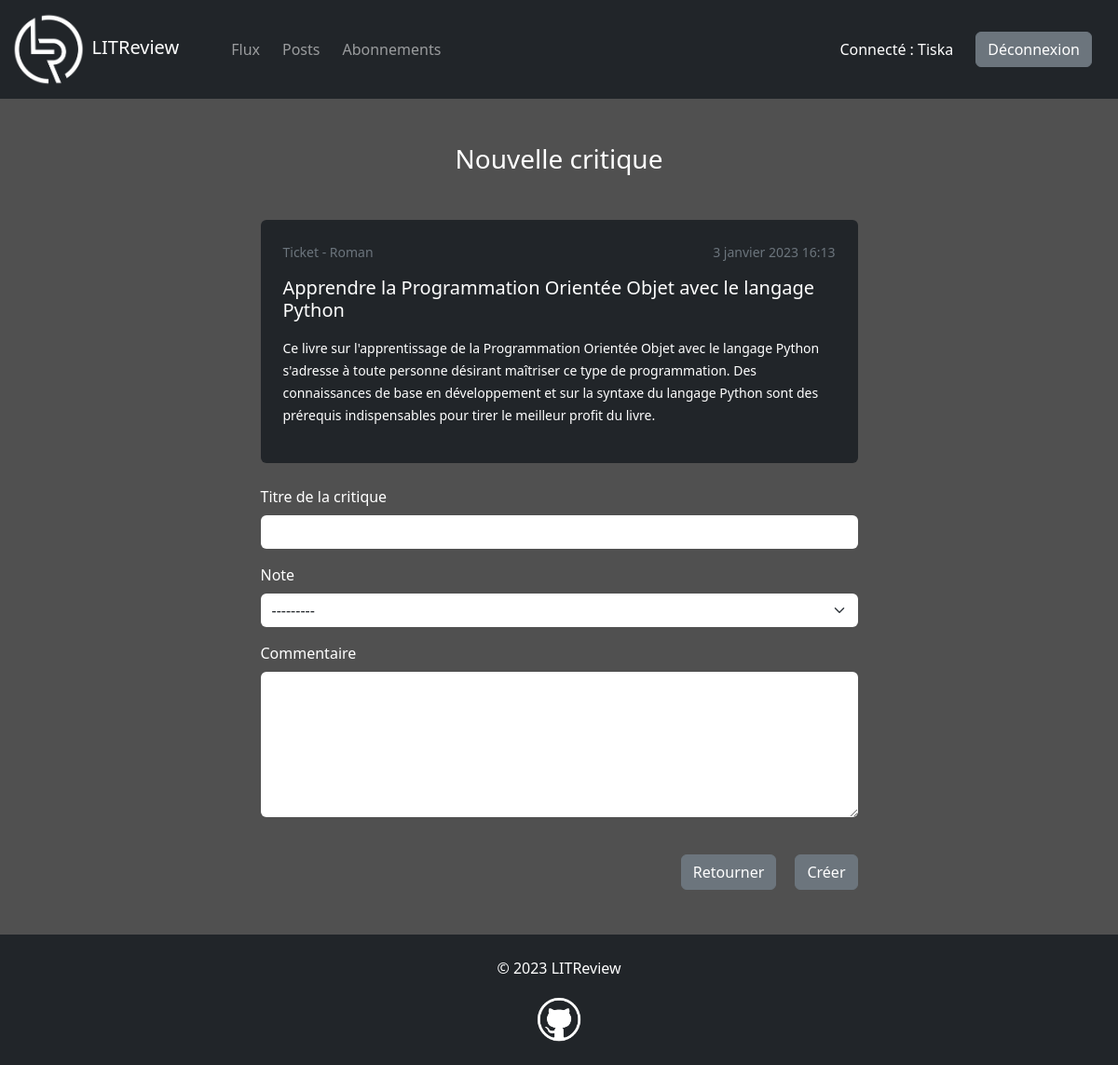
Before: /critique/nouvelle/1/ (signed in) with the older database file.
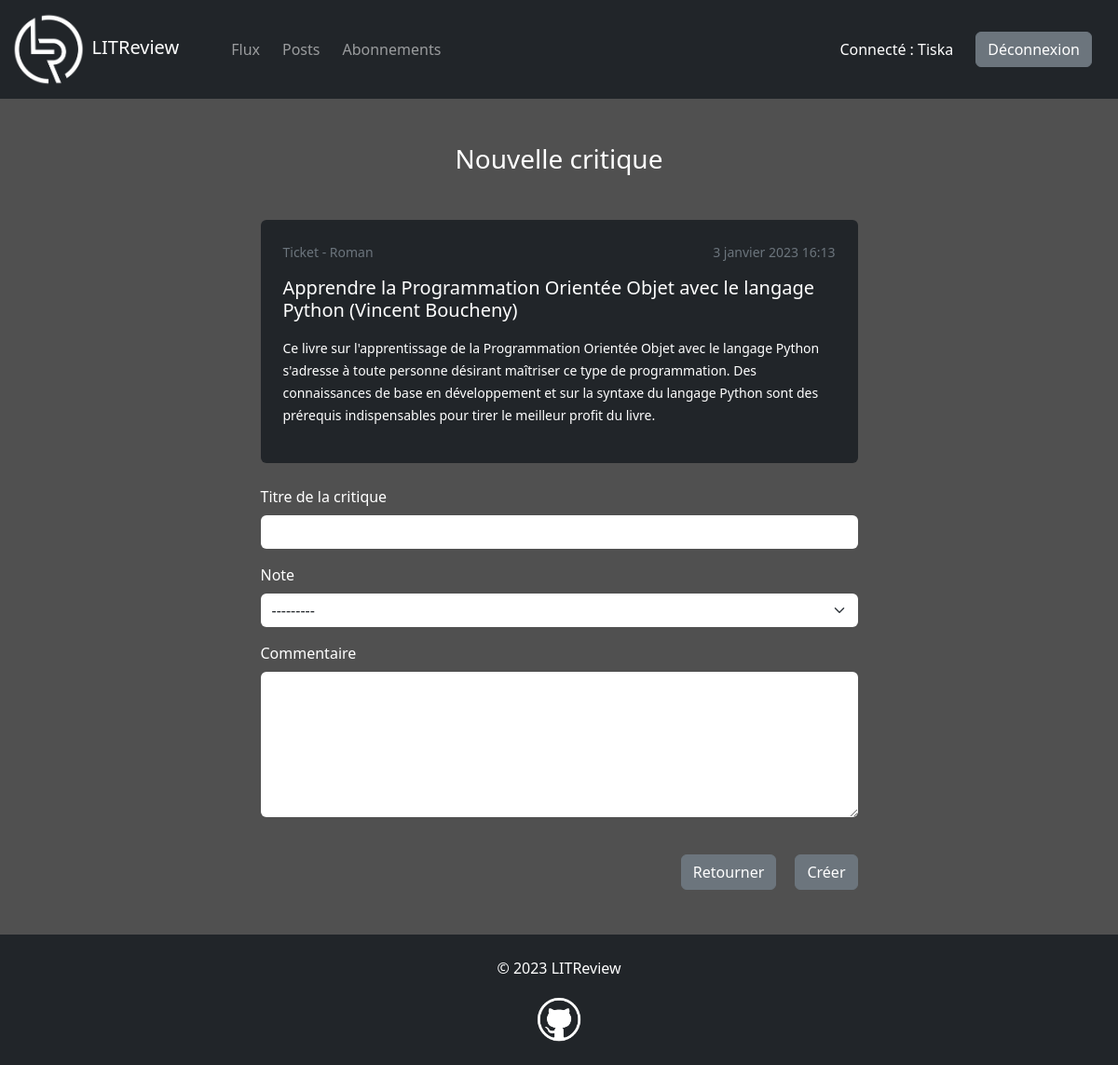
After: the same page with the newer database file.
### reviews/models.py (models this page shows, shortened)
class Ticket(models.Model):
    user = models.ForeignKey(to=settings.AUTH_USER_MODEL, on_delete=models.CASCADE)
    title = models.CharField(max_length=128)
    description = models.TextField(max_length=2048, blank=True)
    image = models.ImageField(null=True, blank=True, upload_to="book_covers")
    time_created = models.DateTimeField(auto_now_add=True)

### accounts/models.py (models this page shows)
class User(AbstractUser):
    pass

### reviews/views.py (the view, shortened to what this page needs)
# urls.py: path("critique/nouvelle/<int:ticket_id>/", views.create_review, name="create_review"),
@login_required
def create_review(request, ticket_id):
    ticket = get_object_or_404(Ticket, pk=ticket_id)
    review_form = CreateReviewForm()
    context = {"review_form": review_form, "ticket": ticket}
    return render(request, "reviews/review_form.html", context)

### reviews/forms.py
class CreateReviewForm(forms.ModelForm):
    class Meta:
        model = Review
        fields = ["headline", "rating", "body"]
        labels = {
            "headline": "Titre de la critique",
            "rating": "Note",
            "body": "Commentaire"
            }
        widgets = {"body": forms.Textarea(attrs={"rows": "6"})}
    def __init__(self, *args, **kwargs):
        super(CreateReviewForm, self).__init__(*args, **kwargs)
        self.fields["headline"].widget.attrs["placeholder"] = ""
        self.fields["body"].widget.attrs["placeholder"] = ""

### reviews/templates/reviews/review_form.html (shortened to what this page needs)
{% extends "base.html" %}
{% load bootstrap5 %}
{% block content %}
<div class="row justify-content-center">
    <div class="col-md-9 col-lg-8 col-xl-7 col-xxl-6">
        <h3 class="text-center text-white mb-5">
            {% if review %}Modification d'une critique{% else %}Nouvelle critique{% endif %}
        </h3>
        <div class="bg-dark rounded p-4 mb-4">
            <div class="d-flex justify-content-between text-secondary">
                {% if ticket.user == user %}
                <small>Ticket - Vous</small>
                {% else %}
                <small>Ticket - {{ ticket.user.username }}</small>
                {% endif %}
                <small class="ms-4">{{ ticket.time_created|date }} {{ ticket.time_created|time }}</small>
            </div>
            <h5 class="text-white mt-3">{{ ticket.title }}</h5>
            {% if ticket.description %}
            <p><small class="text-white">{{ ticket.description|linebreaks }}</small></p>
            {% endif %}
        </div>
        <form method="POST">
            {% bootstrap_form review_form bound_css_class="" %}
            <div class="text-center text-sm-end">
                {% if review %}
                <a class="btn btn-secondary mt-4 me-3" href="{% url 'posts' %}">Retourner</a>
                {% else %}
                <a class="btn btn-secondary mt-4 me-3" href="{% url 'feed' %}">Retourner</a>
                {% endif %}
                <button class="btn btn-secondary mt-4" type="submit">
                    {% if review %}Enregistrer{% else %}Créer{% endif %}
                </button>
            </div>
        </form>
    </div>
</div>
{% endblock content %}

Changed rows visible on the page:
changed Ticket "Roman": title "Apprendre la Programmation Orientée Objet avec le langage Python" → "Apprendre la Programmation Orientée Objet avec le langage Python (Vincent Boucheny)"
